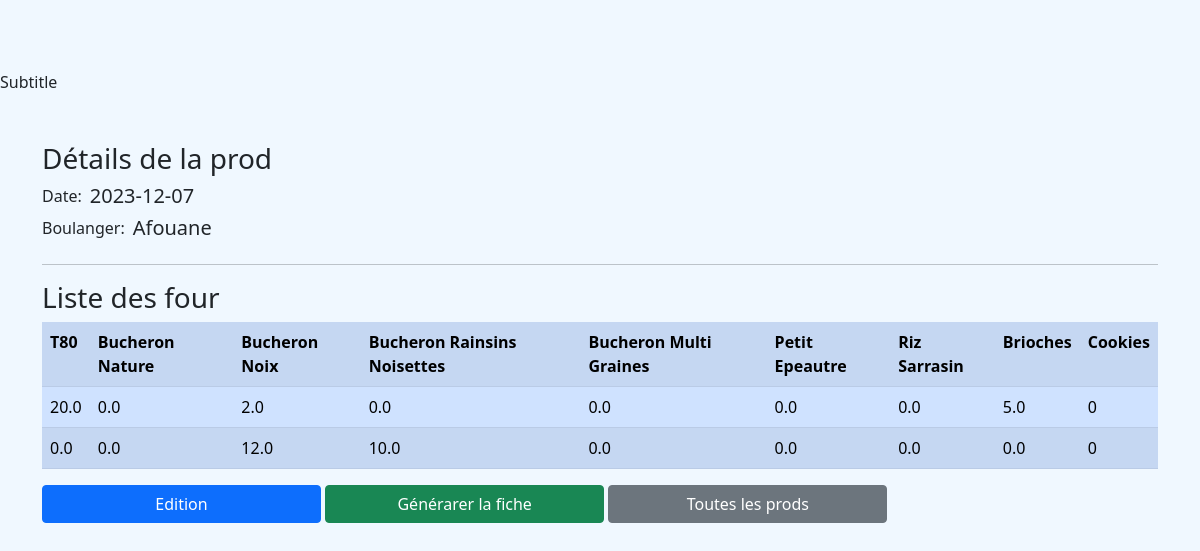
/prod/prodlist/10/, run on an earlier commit of the app's database.
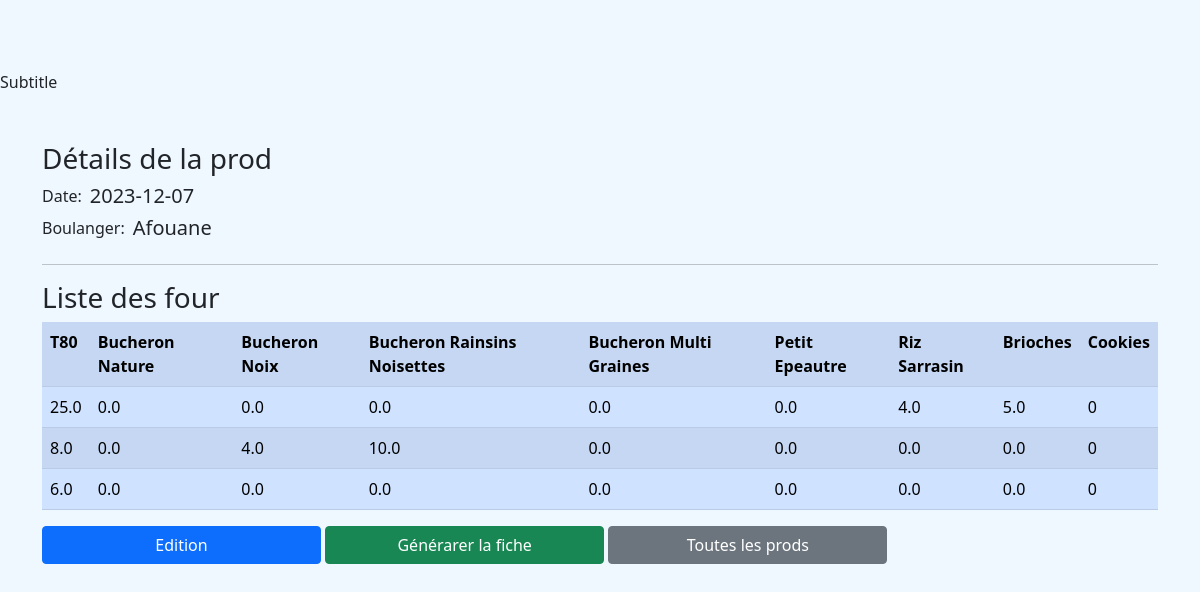
And on a later commit of the database.
### prod/models.py (models this page shows, shortened)
class Data(models.Model):
    prod_id = models.ForeignKey(Prod, on_delete=models.CASCADE)
    T80 = models.FloatField(default=0)
    BuchNat = models.FloatField(default=0)
    BuchMG = models.FloatField(default=0)
    BuchRN = models.FloatField(default=0)
    BuchNoix = models.FloatField(
        default=0,
    )
    RizSar = models.FloatField(
        default=0,
    )
    PetEp = models.FloatField(
        default=0,
    )
    Brioche = models.FloatField(
        default=0,
    )
    Cookies = models.IntegerField(default=0)

### prod/views.py (the view)
# urls.py: path("prodlist/<int:pk>/", views.ProdDetailView.as_view(), name="prod_detail"),
class ProdDetailView(DetailView):
    model = Prod
    template_name = "prod_detail.html"

### templates/prod_detail.html (shortened to what this page needs)
{% extends 'base.html' %} {% block title %}{{ prod.date }}{% endblock %}
{%block content %}
<h3>Détails de la prod</h3>
<div class="d-flex d-flex-inline">
  <span class="pe-2">Date:</span>
  <h5>{{ prod.date|title }}</h5>
</div>
<div class="d-flex d-flex-inline">
  <span class="pe-2">Boulanger:</span>
  <h5>{{ prod.boulanger|title }}</h5>
</div>
<hr />
<h3>Liste des four</h3>
<table class="table table-primary table-striped">
    <tr>
        <th>T80</th>
        <th>Bucheron Nature</th>
        <th>Bucheron Noix</th>
        <th>Bucheron Rainsins Noisettes</th>
        <th>Bucheron Multi Graines</th>
        <th>Petit Epeautre</th>
        <th>Riz Sarrasin</th>
        <th>Brioches</th>
        <th>Cookies</th>
    </tr>
    {% for elem in prod.data_set.all %}
    <tr>
        <td>{{ elem.T80 }}</td>
        <td>{{ elem.BuchNat }}</td>
        <td>{{ elem.BuchNoix }}</td>
        <td>{{ elem.BuchRN }}</td>
        <td>{{ elem.BuchMG }}</td>
        <td>{{ elem.PetEp }}</td>
        <td>{{ elem.RizSar }}</td>
        <td>{{ elem.Brioche }}</td>
        <td>{{ elem.Cookies }}</td>
    </tr>
    {% endfor %}
</table>
<div>
  <a
    href="{% url 'prod:prod_edit' pk=prod.pk %}"
    role="button"
    class="btn btn-primary col-3"
    >Edition</a
  >
  <a
    href="{% url 'prod:fiche_prod' pk=prod.pk %}"
    role="button"
    class="btn btn-success col-3"
    >Générarer la fiche</a
  >
  <a
    href="{% url 'prod:list_prod' %}"
    role="button"
    class="btn btn-secondary col-3"
    >Toutes les prods</a
  >
</div>
{% endblock content %}

What changed in the data, as far as the page shows it:
changed Data (number 1 of 3 on the later page): T80 "20.0" → "25.0"; BuchNoix "2.0" → "0.0"; RizSar "0.0" → "4.0"
changed Data (number 2 of 3 on the later page): T80 "0.0" → "8.0"; BuchNoix "12.0" → "4.0"
added Data: T80 "6.0", BuchNat "0.0", BuchNoix "0.0", BuchRN "0.0", BuchMG "0.0", PetEp "0.0", RizSar "0.0", Brioche "0.0", Cookies "0"
